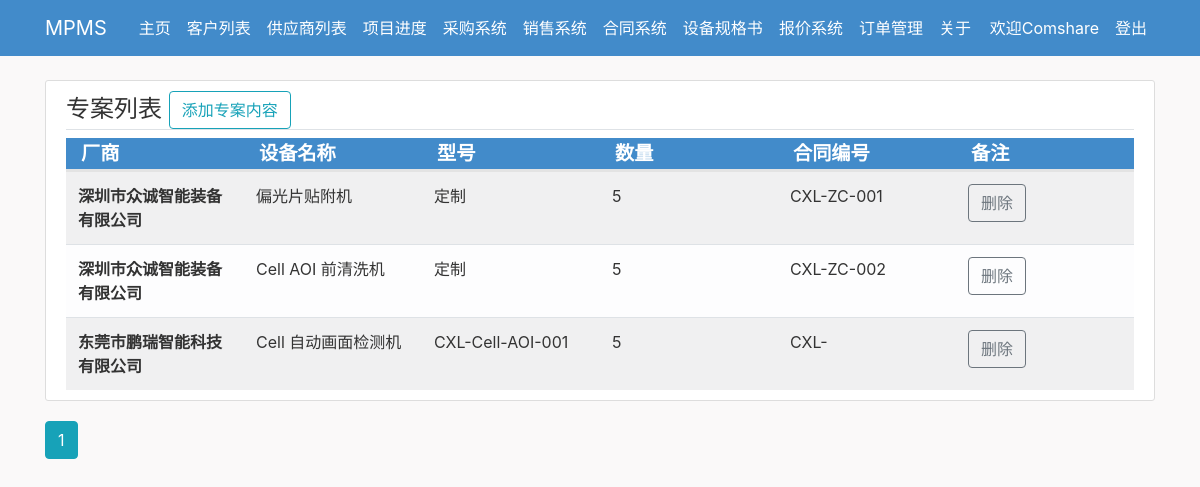
Screenshot of /casedetail1 (signed in) with the database file from the repository.
### MPMS_files/models.py (models this page shows, shortened)
class User(db.Model, UserMixin):
    id = db.Column(db.Integer, primary_key=True)
    username = db.Column(db.String(20), unique=True, nullable=False)
    email = db.Column(db.String(50), unique=True, nullable=False)
    account_image = db.Column(db.String(50), nullable=False, default="default.jpg")
    group = db.Column(db.String(50), nullable=False, default='CH')
    password = db.Column(db.String(100), nullable=False)
    posts = db.relationship('Post', backref="author", lazy=True)
    cases = db.relationship('Case', backref="author", lazy=True)
    vendor = db.relationship('VendorAuthor', backref='author', lazy=True)

class CaseDetail(db.Model):
    id = db.Column(db.Integer, primary_key=True)
    process_section = db.Column(db.String(10), nullable=False, default="All")
    EQ_name = db.Column(db.String(20), nullable=False)
    EQ_type = db.Column(db.String(20), nullable=False)
    contract_code = db.Column(db.String(20))
    price = db.Column(db.String(20))
    currency_unit = db.Column(db.String(5))
    quantity = db.Column(db.Integer, nullable=False)
    pay_after_contact = db.Column(db.String(5), nullable=False)
    pay_before_deliver = db.Column(db.String(5), nullable=False)
    pay_after_setup = db.Column(db.String(5), nullable=False)
    pay_after_recieve = db.Column(db.String(5), nullable=False)
    pay_time_after_recieve = db.Column(db.String(10), nullable=False)
    user_id = db.Column(db.Integer, db.ForeignKey('user.id'), nullable=False)
    case_id = db.Column(db.Integer, db.ForeignKey('case.id'), nullable=False)
    vendor_id = db.Column(db.Integer, db.ForeignKey('vendor.id'), nullable=False)

class Vendor(db.Model):
    id = db.Column(db.Integer, primary_key=True)
    name = db.Column(db.String(20), nullable=False)
    vendor_code = db.Column(db.String(20), nullable=False)
    address = db.Column(db.String(60), nullable=False)
    cases = db.relationship('CaseDetail', backref='vendor', lazy=True)
    vendorauthor = db.relationship('VendorAuthor', backref='vendor', lazy=True)

### MPMS_files/routes.py (the view)
@app.route('/casedetail<case_id>')
@login_required
def casedetail(case_id):
    case = Case.query.get_or_404(case_id)
    page = request.args.get('page', 1, type=int)
    case_details = CaseDetail.query.filter_by(case_id=case_id).paginate(per_page=10)
    return render_template("casedetail.html", title=f"专案{case.case_name}明细", **locals())

### MPMS_files/models.py (called while the page is built)
@login_manager.user_loader
def lode_user(user_id):
    return User.query.get(user_id)

### MPMS_files/templates/casedetail.html (shortened to what this page needs)
{% extends "general_layout.html" %}
{% block content %}
    <div class="content-section">
        <legend class="border-bottom mk-4">
            <span>专案列表</span>
            <span class="mr-2">
            <a href="{{ url_for('query_vendor', case_id=case.id) }}" class="btn btn-outline-info">添加专案内容</a>
        </span>
        </legend>
        <table class="table-light table-hover table-striped">
            <thead>
            <tr class="table-heading">
                <th class="col-sm-2" scope="col">厂商</th>
                <th class="col-sm-2" scope="col">设备名称</th>
                <th class="col-sm-2" scope="col">型号</th>
                <th class="col-sm-2" scope="col">数量</th>
                <th class="col-sm-2" scope="col">合同编号</th>
                <th class="col-sm-2" scope="col">备注</th>
            </tr>
            </thead>
            <tbody>
            {% for detail in case_details.items %}
                <tr class="table">
                    <th scope="row">{{ detail.vendor.name }}</th>
                    <td>{{ detail.EQ_name }}</td>
                    <td>{{ detail.EQ_type }}</td>
                    <td>{{ detail.quantity }}</td>
                    <td>{{ detail.contract_code }}</td>
                    <td>
                        <button type="button" class="btn btn-outline-secondary" data-bs-toggle="modal"
                                data-bs-target="#deleteModal{{ detail.id }}">删除
                        </button>
                    </td>
                </tr>
            {% endfor %}
            </tbody>
        </table>
    </div>
    {% for page_num in case_details.iter_pages(left_edge=1,right_edge=1,left_current=1,right_current=2) %}
        {% if page_num %}
            {% if page_num==page %}
                <a class="btn btn-info"
                   href="{{ url_for('casedetail',page=page_num,case_id=case.id) }}">{{ page_num }}</a>
            {% else %}
                <a class="btn btn-outline-info"
                   href="{{ url_for('casedetail',page=page_num,case_id=case.id) }}">{{ page_num }}</a>
            {% endif %}
        {% else %}
            ...
        {% endif %}
    {% endfor %}
{% endblock %}

### MPMS_files/templates/general_layout.html (shortened to what this page needs)
<!DOCTYPE html>
<html>
<head>
    <link rel="stylesheet" href="https://maxcdn.bootstrapcdn.com/bootstrap/4.0.0/css/bootstrap.min.css"
>
    <link rel="stylesheet" type="text/css" href="{{ url_for('static',filename='main.css') }}">
</head>
<body>
<header class="site-header">
    <nav class="navbar navbar-expand-md navbar-dark bg-steel fixed-top">
        <div class="container">
            <a class="navbar-brand mr-4" href="/">MPMS</a>
            <div class="collapse navbar-collapse" id="navbarToggle">
                <div class="navbar-nav mr-auto">
                    <a class="nav-item nav-link" href={{ url_for("index") }}>主页</a>
                    <a class="nav-item nav-link" href={{ url_for("guest") }}>客户列表</a>
                    <a class="nav-item nav-link" href={{ url_for("vendor") }}>供应商列表</a>
                    <a class="nav-item nav-link" href="#">项目进度</a>
                    <a class="nav-item nav-link" href="#">采购系统</a>
                    <a class="nav-item nav-link" href="#">销售系统</a>
                    <a class="nav-item nav-link" href="#">合同系统</a>
                    <a class="nav-item nav-link" href="#">设备规格书</a>
                    <a class="nav-item nav-link" href="#">报价系统</a>
                    <a class="nav-item nav-link" href="#">订单管理</a>
                    <a class="nav-item nav-link" href="#">关于</a>
                </div>
                <div class="navbar-nav">
                    {% if current_user.is_authenticated %}
                        <a class="nav-item nav-link" href= {{ url_for("account") }}>欢迎{{ current_user.group }}</a>
                        <a class="nav-item nav-link" href={{ url_for("logout") }}>登出</a>
                    {% else %}
                        <a class="nav-item nav-link" href={{ url_for('login') }}>登录</a>
                        <a class="nav-item nav-link" href={{ url_for('register') }}>注册</a>
                    {% endif %}
                </div>
            </div>
        </div>
    </nav>
</header>
<main role="main" class="container">
    <div class="row">
        <div class="col-md-12">
            {% block content %}{% endblock %}
        </div>
    </div>
</main>
</body>
</html>

### MPMS_files/static/main.css (style rules this page uses)
body { background: #faf9f9; color: #333333; margin-top: 5rem; }
.bg-steel { background-color: #428bca; }
.site-header .navbar-nav .nav-link { color: #ffffff; }
.content-section { background: #ffffff; padding: 10px 20px; border: 1px solid #dddddd; border-radius: 3px; margin-bottom: 20px; }
.table-heading { font-size: 1.2rem; color: #ffffff; border-bottom: 3px solid #e3e3e3; background: #428bca; }

### rows the page displays
User: group "Comshare"
CaseDetail: vendor.name "深圳市众诚智能装备有限公司", EQ_name "偏光片贴附机", EQ_type "定制", quantity "5", contract_code "CXL-ZC-001"
CaseDetail: vendor.name "深圳市众诚智能装备有限公司", EQ_name "Cell AOI 前清洗机", EQ_type "定制", quantity "5", contract_code "CXL-ZC-002"
CaseDetail: vendor.name "东莞市鹏瑞智能科技有限公司", EQ_name "Cell 自动画面检测机", EQ_type "CXL-Cell-AOI-001", quantity "5", contract_code "CXL-"

### other values shown
{{ page_num }} "1"
